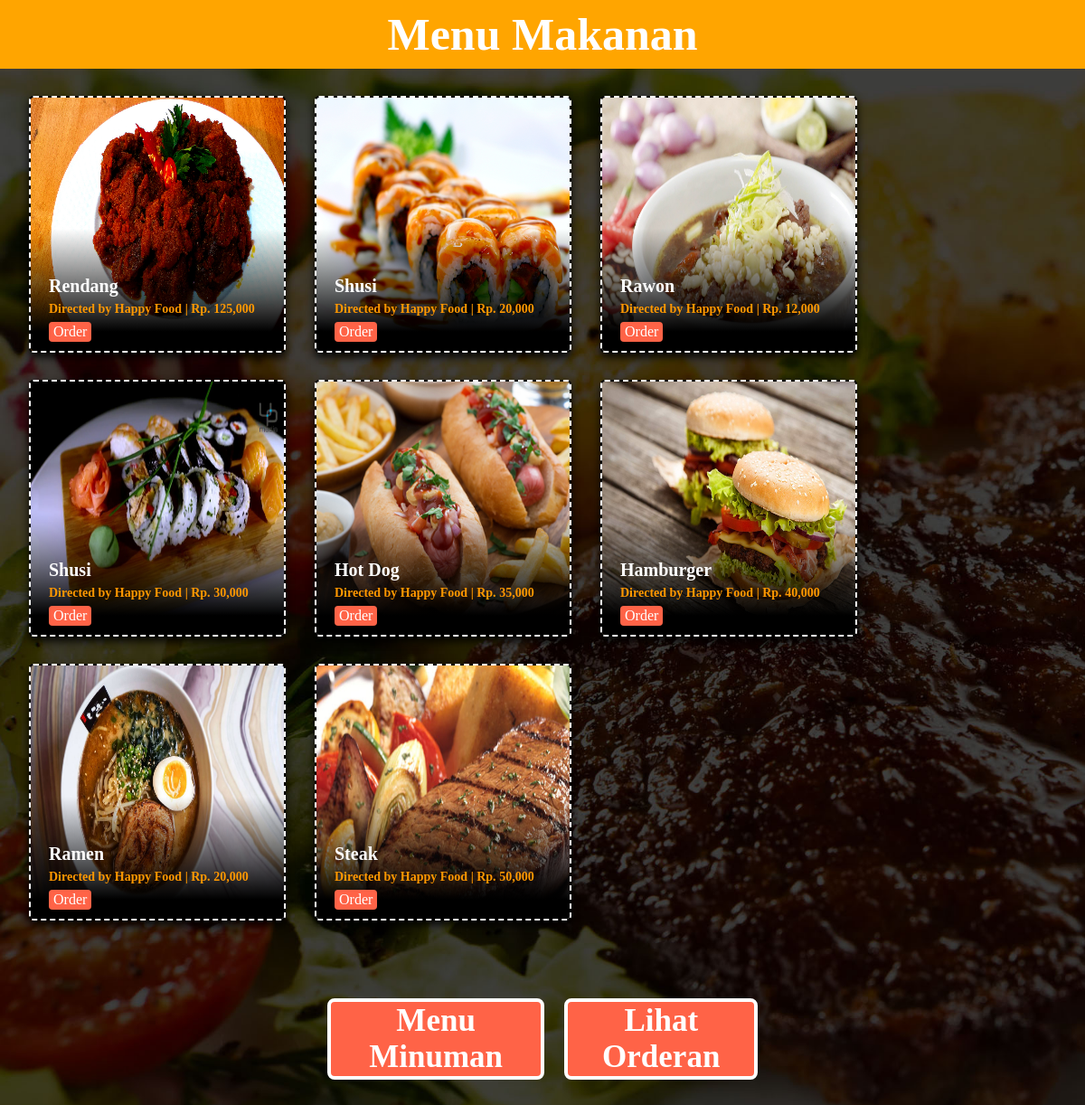
/menu-makanan.php, run on the app's committed database.
### tables this page shows
CREATE TABLE `menu` (
  `id` int(11) NOT NULL,
  `nama` varchar(100) NOT NULL,
  `harga` int(11) NOT NULL,
  `foto` varchar(100) NOT NULL,
  `deskripsi` text NOT NULL,
  `jenis` varchar(100) NOT NULL DEFAULT 'Western'
);

### menu-makanan.php (the view, shortened to what this page needs)
<?php
	include("koneksi.php");
?>
<!DOCTYPE html>
<html>
<head>
</head>
<body>
	<table align="center" class="tabheader">
		<tr>
			<td height="70" width="800" align="center">Menu Makanan</td>
		</tr>
	</table>
		<?php
			$sql = "SELECT * FROM menu";
			$hasil = mysqli_query($konek, $sql);
			while($data = mysqli_fetch_array($hasil)) {
		?>
	<div class="card">
		<div class="poster">
			<img src="foto-menu/<?php echo $data['foto']; ?>">
			<div class="details">
				<h2><?php echo $data['nama']; ?><br><span>Directed by Happy Food</span><span> | Rp. <?php echo number_format($data['harga']); ?></span></h2>
				<div class="tags">
				<span class="fantasy"><a href="order.php?id=<?php echo $data['id']; ?>">Order</a></span>
			</div>
			</div>
		</div>
	</div>
	<?php } ?>
	<table align="center">
		<tr>
			<td height="80"></td>
			<td></td>
			<td></td>
		</tr>
		<tr>
			<td height="45" width="100" align="center" class="td">
			<a href="menu-minuman.php">Menu Minuman</a>
			</td>
			<td width="10"></td>
			<td height="45" width="100" align="center" class="td">
			<a href="beli.php">Lihat Orderan</a>
			</td>
		</tr>
		<tr>
			<td height="80"></td>
			<td></td>
			<td></td>
		</tr>
	</table>
</body>
</html>

### menu-makanan.php (style rules this page uses)
body { margin: 0; padding: 0; background-image: url(gambar/bg0.jpg); background-size: cover; }
.card { float: left; margin-top: 30px; margin-left: 32px; width: 280px; height: 280px; background: #000; overflow: hidden; box-shadow: 0 5px 10px rgba(0,0,0,0.9); border-radius: 5px; border: 2px dashed white; }
.card .poster { position: relative; overflow: hidden; }
.card .poster:before { content: ''; position: absolute; bottom: -145px; left: 0; width: 100%; height: 100%; background: linear-gradient(0deg, #000 60%, transparent); transition: 0.5s; z-index: 1; }
.card .poster img { width: 300px; height: 280px; transition: 0.5s; }
.details { position: absolute; padding: 20px; width: 100%; height: 80%; bottom: -120px; left: 0; box-sizing: border-box; transition: 0.5s; z-index: 2; }
.details h2 { color: #fff; margin: 0; padding: 0; font-size: 20px; }
.details h2 span { font-size: 14px; color: #ff9800; }
.tags { position: relative; margin-top: 5px; }
.tags span { padding: 2px 5px; margin-right: 2px; color: #fff; display: inline-block; border-radius: 4px; }
.tags span.fantasy { background: tomato; }
.tags span { background: #f70661; }
table { clear: both; width: 40%; }
.tabheader { width: 100%; font-family: Agency FB; font-size: 50px; font-weight: bold; background: orange; color: white; }
.td { font-family: Agency FB; font-size: 35px; font-weight: bold; background: tomato; border-radius: 8px; border: 4px solid white; transition: 1s; }
a { color: white; text-decoration: none; }

### data on the page
menu: foto (picture), nama "Rendang", harga "125,000"
menu: foto (picture), nama "Shusi", harga "20,000"
menu: foto (picture), nama "Rawon", harga "12,000"
menu: foto (picture), nama "Shusi", harga "30,000"
menu: foto (picture), nama "Hot Dog", harga "35,000"
menu: foto (picture), nama "Hamburger", harga "40,000"
menu: foto (picture), nama "Ramen", harga "20,000"
menu: foto (picture), nama "Steak", harga "50,000"
